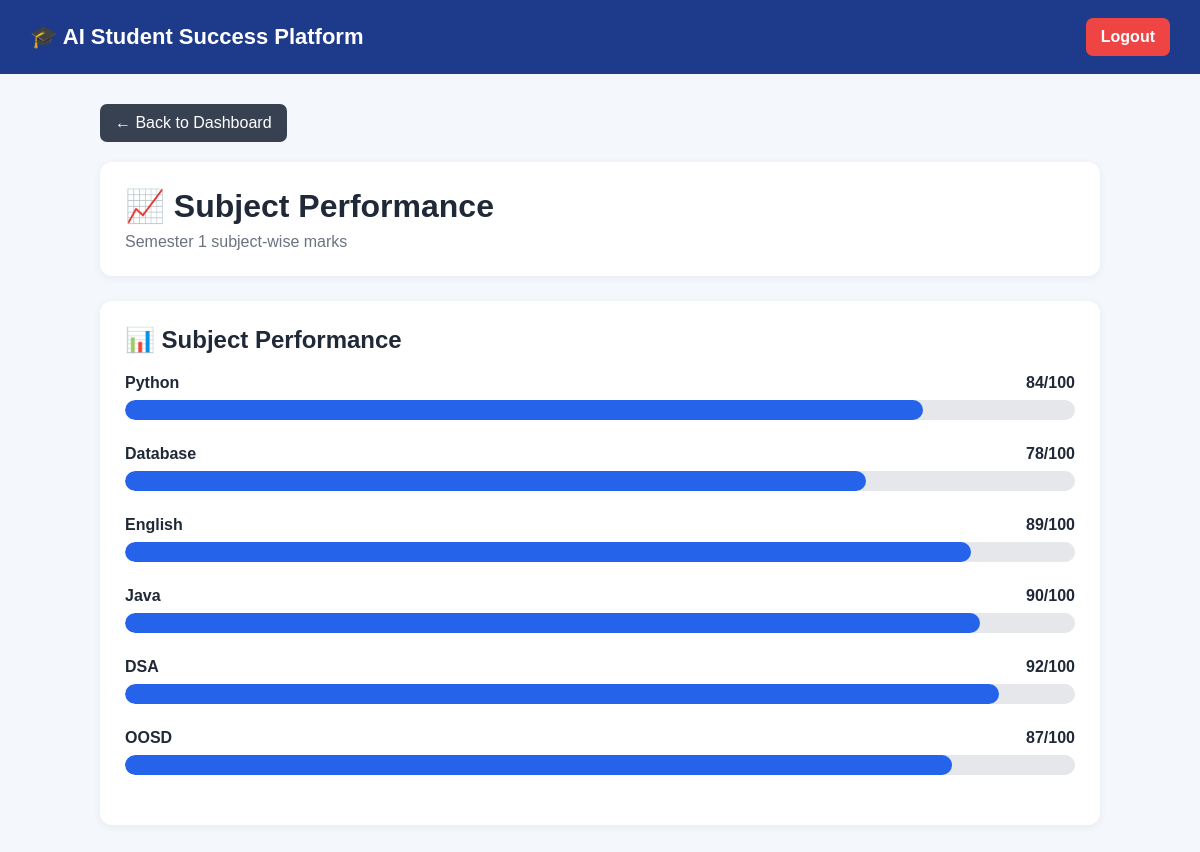
The page /subject-performance (signed in) on the database its author committed.
### tables this page shows
CREATE TABLE academic_data (
    id INTEGER PRIMARY KEY AUTOINCREMENT,
    student_id INTEGER NOT NULL,
    subject TEXT NOT NULL,
    marks INTEGER NOT NULL,
    attendance INTEGER NOT NULL, semester INTEGER NOT NULL DEFAULT 1,
    FOREIGN KEY (student_id) REFERENCES students(id)
);

### app.py (the view)
@app.route("/subject-performance")
def subject_performance():
    student_id = session.get("student_id")
    if not student_id:
        return redirect(
            url_for("home")
        )
    semester = request.args.get(
        "semester",
        default=1,
        type=int
    )
    conn = sqlite3.connect("students.db")
    cursor = conn.cursor()
    cursor.execute(
        """
        SELECT
            id,
            subject,
            marks,
            attendance
        FROM academic_data
        WHERE student_id = ?
        AND semester = ?
        ORDER BY id
        """,
        (
            student_id,
            semester
        )
    )
    academic_data = cursor.fetchall()
    conn.close()
    return render_template(
        "subject_performance.html",
        academic_data=academic_data,
        semester=semester
    )

### templates/subject_performance.html (shortened to what this page needs)
<!DOCTYPE html>
<html lang="en">
<head>
</head>
<body>
<header class="header">
    <div class="logo">
        🎓 AI Student Success Platform
    </div>
    <a
        href="{{ url_for('logout') }}"
        class="logout"
    >
        Logout
    </a>
</header>
<div class="container">
    <a
        href="{{ url_for('dashboard', semester=semester) }}"
        class="back-button"
    >
        ← Back to Dashboard
    </a>
    <div class="title-card">
        <h1>
            📈 Subject Performance
        </h1>
        <p>
            Semester {{ semester }} subject-wise marks
        </p>
    </div>
    <div class="performance-card">
        <h2>
            📊 Subject Performance
        </h2>
        {% if academic_data %}
            {% for record in academic_data %}
                <div class="subject-row">
                    <div class="subject-header">
                        <span class="subject-name">
                            {{ record[1] }}
                        </span>
                        <span class="marks">
                            {{ record[2] }}/100
                        </span>
                    </div>
                    <div class="bar-background">
                        <div
                            class="bar-fill"
                            style="width: {{ record[2] }}%;"
                        ></div>
                    </div>
                </div>
            {% endfor %}
        {% else %}
            <div class="no-data">
                No academic data available for
                Semester {{ semester }}.
            </div>
        {% endif %}
    </div>
</div>
</body>
</html>

### templates/subject_performance.html (style rules this page uses)
* { box-sizing: border-box; }
body { margin: 0; font-family: Arial, sans-serif; background: #f4f7fb; color: #1f2937; }
.header { background: #1e3a8a; color: white; padding: 18px 30px; display: flex; justify-content: space-between; align-items: center; }
.logo { font-size: 22px; font-weight: bold; }
.logout { background: #ef4444; color: white; text-decoration: none; padding: 10px 15px; border-radius: 7px; font-weight: bold; }
.container { width: 92%; max-width: 1000px; margin: 30px auto; }
.back-button { display: inline-block; margin-bottom: 20px; background: #374151; color: white; text-decoration: none; padding: 10px 15px; border-radius: 7px; }
.title-card { background: white; padding: 25px; border-radius: 12px; box-shadow: 0 2px 8px rgba(0,0,0,0.06); margin-bottom: 25px; }
.title-card h1 { margin: 0 0 8px 0; }
.title-card p { margin: 0; color: #6b7280; }
.performance-card { background: white; padding: 25px; border-radius: 12px; box-shadow: 0 2px 8px rgba(0,0,0,0.06); }
.performance-card h2 { margin-top: 0; }
.subject-row { margin-bottom: 25px; }
.subject-header { display: flex; justify-content: space-between; margin-bottom: 8px; }
.subject-name { font-weight: bold; }
.marks { font-weight: bold; }
.bar-background { width: 100%; height: 20px; background: #e5e7eb; border-radius: 10px; overflow: hidden; }
.bar-fill { height: 100%; background: #2563eb; border-radius: 10px; }

### rows shown on the page
academic_data: subject "Python", marks "84"
academic_data: subject "Database", marks "78"
academic_data: subject "English", marks "89"
academic_data: subject "Java", marks "90"
academic_data: subject "DSA", marks "92"
academic_data: subject "OOSD", marks "87"

### other values the page prints
{{ semester }} "1"
